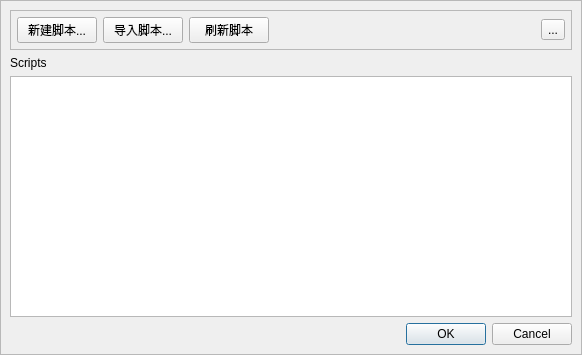
<?xml version="1.0" encoding="UTF-8"?>
<ui version="4.0">
 <class>CustomScriptsEditor</class>
 <widget class="QMainWindow" name="CustomScriptsEditor">
  <property name="geometry">
   <rect>
    <x>0</x>
    <y>0</y>
    <width>582</width>
    <height>355</height>
   </rect>
  </property>
  <property name="windowTitle">
   <string>自定义 Porymap 脚本编辑器</string>
  </property>
  <widget class="QWidget" name="centralwidget">
   <layout class="QVBoxLayout" name="verticalLayout">
    <property name="spacing">
     <number>0</number>
    </property>
    <property name="leftMargin">
     <number>0</number>
    </property>
    <property name="topMargin">
     <number>0</number>
    </property>
    <property name="rightMargin">
     <number>0</number>
    </property>
    <property name="bottomMargin">
     <number>0</number>
    </property>
    <item>
     <widget class="QFrame" name="window">
      <property name="frameShape">
       <enum>QFrame::Shape::StyledPanel</enum>
      </property>
      <property name="frameShadow">
       <enum>QFrame::Shadow::Raised</enum>
      </property>
      <layout class="QVBoxLayout" name="verticalLayout_2">
       <item>
        <widget class="QFrame" name="header">
         <property name="frameShape">
          <enum>QFrame::Shape::StyledPanel</enum>
         </property>
         <layout class="QHBoxLayout" name="horizontalLayout">
          <property name="leftMargin">
           <number>6</number>
          </property>
          <property name="topMargin">
           <number>6</number>
          </property>
          <property name="rightMargin">
           <number>6</number>
          </property>
          <property name="bottomMargin">
           <number>6</number>
          </property>
          <item>
           <widget class="QPushButton" name="button_CreateNewScript">
            <property name="toolTip">
             <string>&lt;html&gt;&lt;head/&gt;&lt;body&gt;&lt;p&gt;使用默认模板创建一个新的 Porymap 脚本文件&lt;/p&gt;&lt;/body&gt;&lt;/html&gt;</string>
            </property>
            <property name="text">
             <string>新建脚本...</string>
            </property>
            <property name="icon">
             <iconset resource="../resources/images.qrc">
              <normaloff>:/icons/file_add.ico</normaloff>:/icons/file_add.ico</iconset>
            </property>
           </widget>
          </item>
          <item>
           <widget class="QPushButton" name="button_LoadScript">
            <property name="toolTip">
             <string>&lt;html&gt;&lt;head/&gt;&lt;body&gt;&lt;p&gt;将现有 Porymap 脚本文件添加到下方列表&lt;/p&gt;&lt;/body&gt;&lt;/html&gt;</string>
            </property>
            <property name="text">
             <string>导入脚本...</string>
            </property>
            <property name="icon">
             <iconset resource="../resources/images.qrc">
              <normaloff>:/icons/file_put.ico</normaloff>:/icons/file_put.ico</iconset>
            </property>
           </widget>
          </item>
          <item>
           <widget class="QPushButton" name="button_RefreshScripts">
            <property name="toolTip">
             <string>&lt;html&gt;&lt;head/&gt;&lt;body&gt;&lt;p&gt;刷新所有已加载的脚本&lt;/p&gt;&lt;/body&gt;&lt;/html&gt;</string>
            </property>
            <property name="text">
             <string>刷新脚本</string>
            </property>
            <property name="icon">
             <iconset resource="../resources/images.qrc">
              <normaloff>:/icons/refresh.ico</normaloff>:/icons/refresh.ico</iconset>
            </property>
           </widget>
          </item>
          <item>
           <spacer name="horizontalSpacer">
            <property name="orientation">
             <enum>Qt::Orientation::Horizontal</enum>
            </property>
            <property name="sizeHint" stdset="0">
             <size>
              <width>40</width>
              <height>20</height>
             </size>
            </property>
           </spacer>
          </item>
          <item>
           <spacer name="horizontalSpacer_header">
            <property name="orientation">
             <enum>Qt::Orientation::Horizontal</enum>
            </property>
            <property name="sizeHint" stdset="0">
             <size>
              <width>40</width>
              <height>20</height>
             </size>
            </property>
           </spacer>
          </item>
          <item>
           <widget class="QToolButton" name="button_Help">
            <property name="text">
             <string>...</string>
            </property>
            <property name="icon">
             <iconset resource="../resources/images.qrc">
              <normaloff>:/icons/help.ico</normaloff>:/icons/help.ico</iconset>
            </property>
           </widget>
          </item>
         </layout>
        </widget>
       </item>
       <item>
        <widget class="QLabel" name="label_ListHeader">
         <property name="text">
          <string>Scripts</string>
         </property>
        </widget>
       </item>
       <item>
        <widget class="QListWidget" name="list">
         <property name="editTriggers">
          <set>QAbstractItemView::EditTrigger::NoEditTriggers</set>
         </property>
         <property name="showDropIndicator" stdset="0">
          <bool>false</bool>
         </property>
         <property name="dragDropMode">
          <enum>QAbstractItemView::DragDropMode::DragOnly</enum>
         </property>
         <property name="defaultDropAction">
          <enum>Qt::DropAction::IgnoreAction</enum>
         </property>
         <property name="selectionMode">
          <enum>QAbstractItemView::SelectionMode::ExtendedSelection</enum>
         </property>
         <property name="textElideMode">
          <enum>Qt::TextElideMode::ElideLeft</enum>
         </property>
         <property name="movement">
          <enum>QListView::Movement::Free</enum>
         </property>
        </widget>
       </item>
       <item>
        <widget class="QDialogButtonBox" name="buttonBox">
         <property name="standardButtons">
          <set>QDialogButtonBox::StandardButton::Cancel|QDialogButtonBox::StandardButton::Ok</set>
         </property>
        </widget>
       </item>
      </layout>
     </widget>
    </item>
   </layout>
  </widget>
 </widget>
 <resources>
  <include location="../resources/images.qrc"/>
 </resources>
 <connections/>
</ui>
